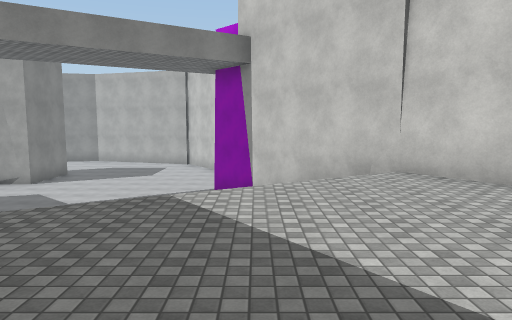
[1] (above)

21 first-person views from a walk through a 3-D level made in the Unity game engine. The camera is 1.3 m above the floor, tilts 6° down and sees 70° across. The floor is counted in squares, 2 m on a side. Each view is taken from the middle of a square. On the plan, view 1 faces up. The plan holds only what a view shows up to about 11 squares ahead; the rest is blank. The place goes on beyond the plan. Surface patterns are stand-ins for the level's own textures.

[2]
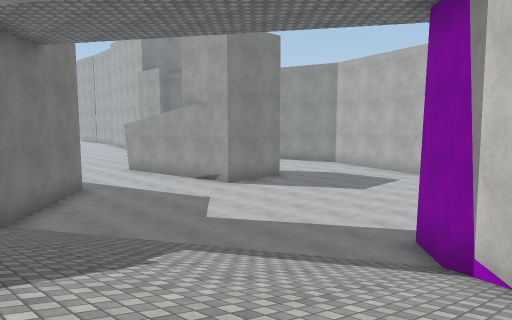

[3]
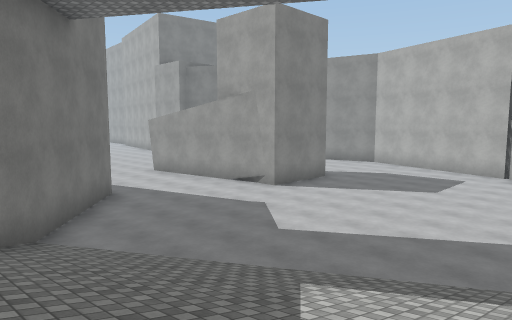

[4]
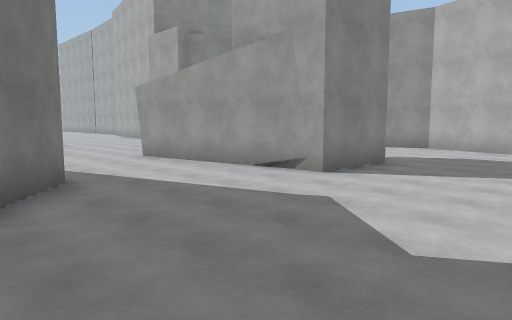

[5]
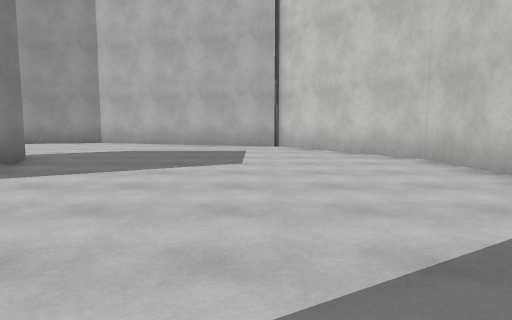

[6]
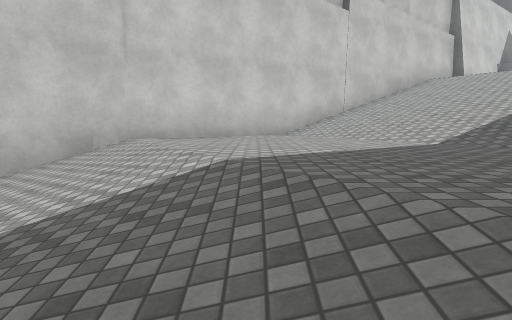

[7]
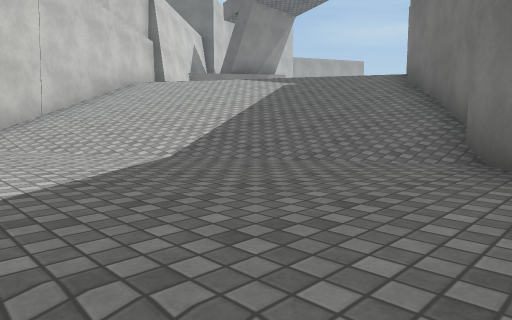

[8]
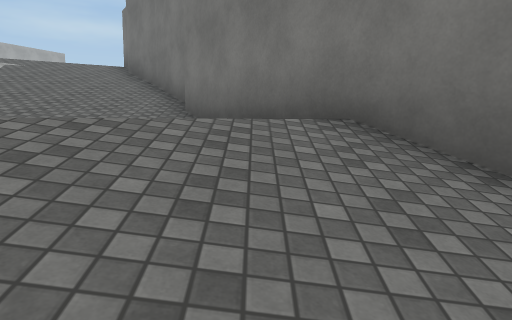

[9]
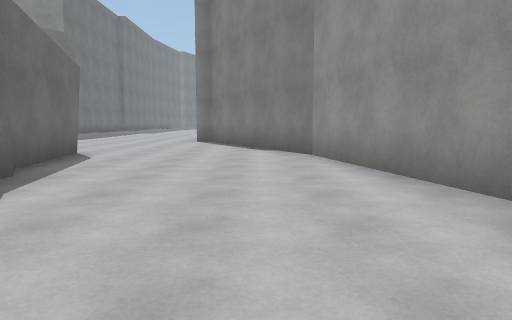

[10]
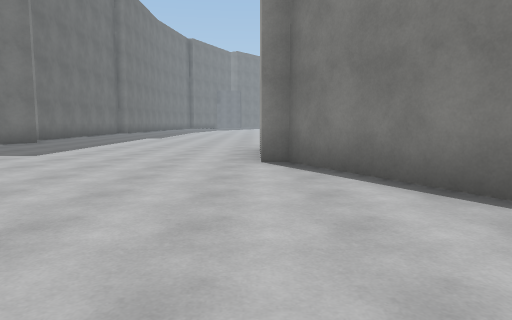

[11]
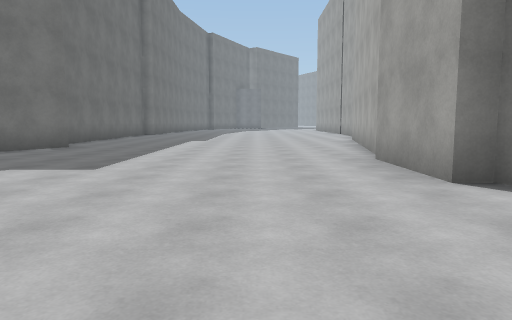

[12]
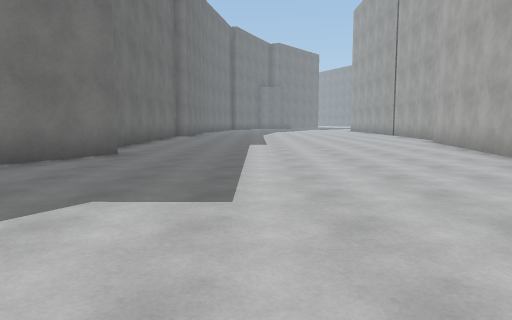

[13]
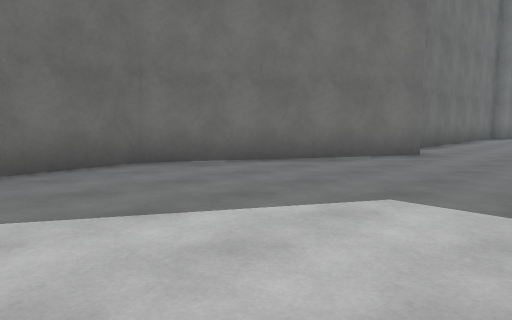

[14]
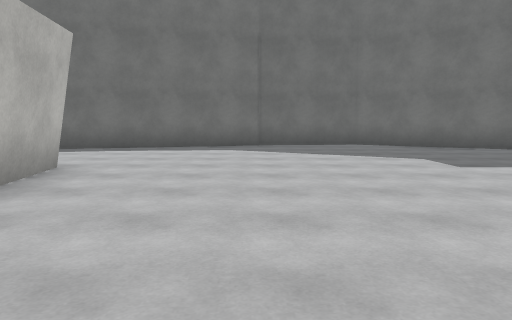

[15]
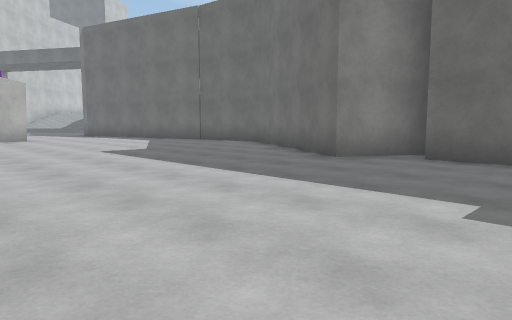

[16]
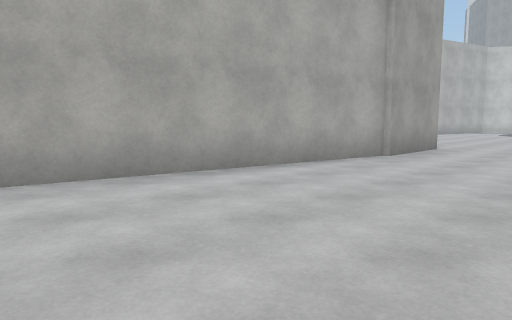

[17]
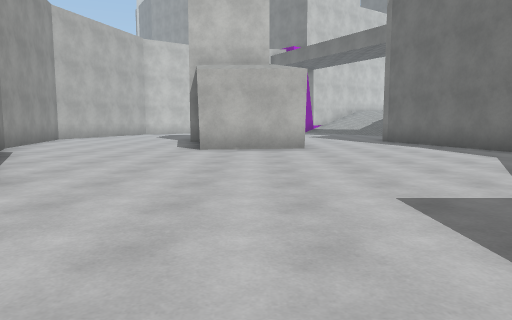

[18]
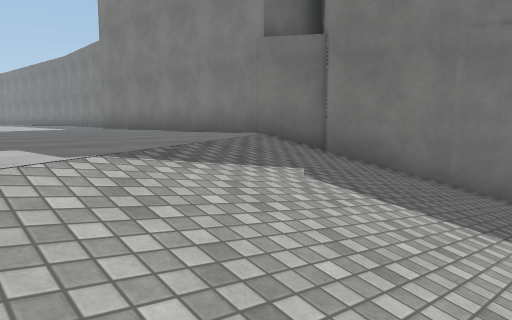

[19]
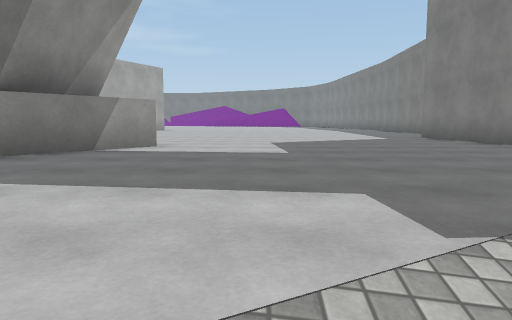

[20]
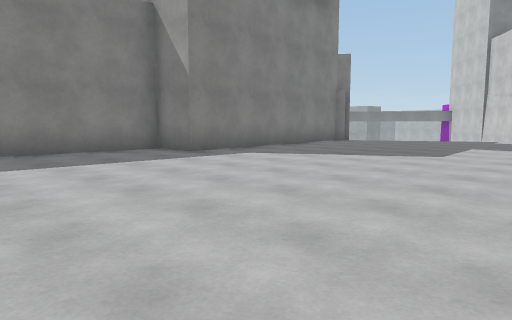

[21]
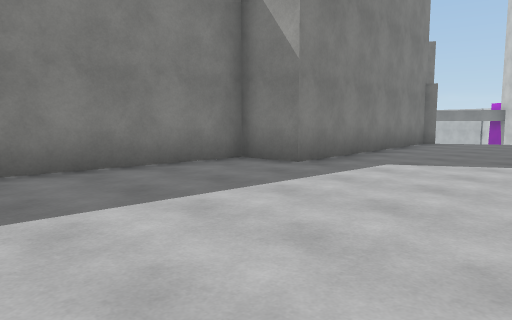

### Floor plan
Key: @ floor where view 1 was taken; # wall or solid block; . main floor; : floor 2.5 m higher than the main floor; + floor 6 m higher than the main floor; / step, stairs or slope.
Columns run from 27 left of view 1 to 8 right of it. Each row starts with its distance up from view 1.
 20               #########
 19             ###.......###
 18 ##        ###...........##
 17 .####### ##..............##
 16 .......###................#
 15 .................###......#
 14 ..............#### #......#
 13 ..............######......
 12 ..............###.........
 11 ..........................##
 10 ........................../##
  9 ....#....................///#
  8 #######.......#####..../////##
  7    #  ###.#####   ##.////////##
  6         ###        ##/////////##
  5                        /////:::#
  4                       #///:::::##
  3                       ##:::::::/##
  2                        #:::::////#
  1                        ##::://///##
  0                         ##/@//////##
 -1                          #/////////#
 -2                          ##////////
 -3                           #//////++
 -4                           ##////++++
 -5                            #//++++++
 -6                            ##+++++++
 -7                             #+++++++
 -8                             #+++++++
 -9                             #++++++#
-10                             #+++++++
-11                             #+++++++
-12                            ##+++++++
-13                            #++++++++
-14                            #++++++++
-15                            #++++++++
-16                            #++++++++
-17                              +++++++

Positions as (right, up) in squares from view 1, and headings:
1: (0, 0), facing up
2: (1, 5), facing up-left
3: (-1, 5), facing up-left
4: (-4, 7), facing up-left
5: (-4, 9), facing up
6: (-4, 4), facing right
7: (-3, 4), facing down-right
8: (-3, 6), facing down
9: (-6, 18), facing left
10: (-12, 16), facing left
11: (-14, 14), facing left
12: (-16, 12), facing left
13: (-16, 12), facing down-left
14: (-16, 17), facing down
15: (-27, 15), facing down-right
16: (-27, 13), facing up-right
17: (-22, 13), facing right
18: (6, -1), facing down-left
19: (6, -2), facing down
20: (8, -17), facing up-left
21: (5, -17), facing up-left
